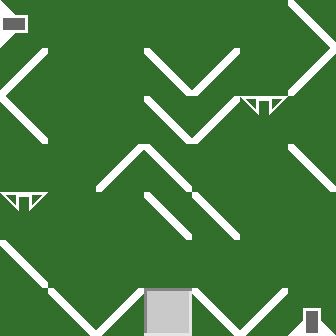

The image is a tile-based game level rendered from a .tmx file. Its description and complete source (layers, tilesets, objects, tile grids) follow:
An orthogonal 7x7 tile map with 48x48 px tiles, 2 tile layers (Colors, Tiles).

<map version="1.0" orientation="orthogonal" renderorder="right-down" width="7" height="7" tilewidth="48" tileheight="48">
 <properties>
  <property name="AvailableTiles" value="1, 2, 2" />
 </properties>
 <tileset firstgid="1" source="tiles.tsx" />
 <layer name="Colors" width="7" height="7">
  <data encoding="csv">
44,41,41,41,41,41,41,
41,41,41,41,41,41,41,
41,41,41,41,41,44,41,
41,41,41,41,41,41,41,
42,41,41,41,41,41,41,
41,41,41,41,41,41,41,
41,41,41,41,41,41,42
</data>
 </layer>
 <layer name="Tiles" width="7" height="7">
  <data encoding="csv">
6,1,1,1,1,1,3,
2,1,1,3,2,1,2,
3,1,1,3,2,11,1,
1,1,2,3,1,1,3,
11,1,1,3,3,1,1,
3,1,1,1,1,1,1,
1,3,2,4,3,2,5
</data>
 </layer>
</map>
